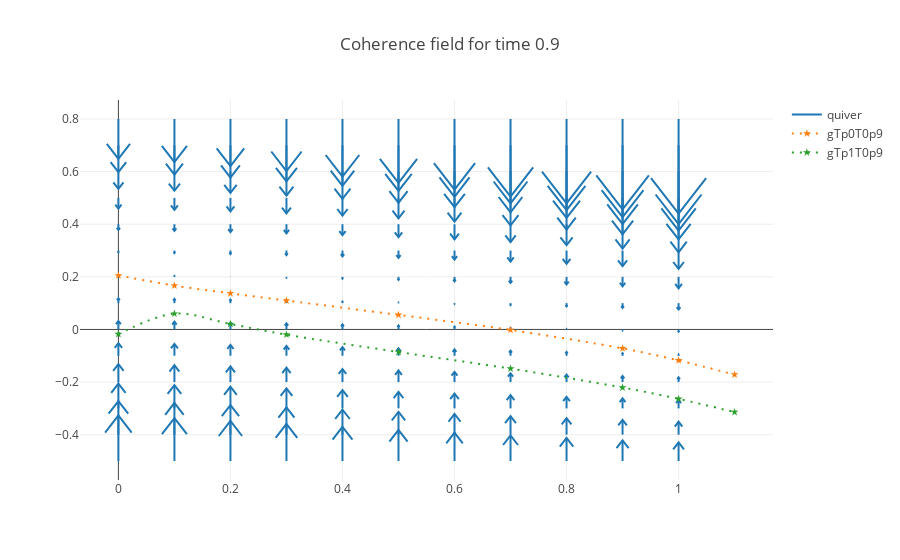

Notebook code for this chart:
### Code cell
'''
7. Graph coherence field for time values

'''

#create a matrix of mesh values
mm,cc = np.meshgrid(np.arange(-0., 1.1, .1), np.arange(-.5, .9, .1))

t = .9
ma = np.array(mm)
ca = np.array(cc)
xList = []
yList = []
uList = []
vList = []
for mi in range(ma.shape[0]):
    for ci in range(ca.shape[1]):
        cIn = torch.Tensor([[t,ma[mi,ci], ca[mi,ci]]])
        cohOut = cohModel(cIn)
        x = ma[mi,ci]
        y = ca[mi,ci]
        u = 0
        v = cohOut.data.numpy()[0,0] #extract value 0.0716
        xList.append(x)
        yList.append(y)
        uList.append(u)
        vList.append(v)

xx = np.array(xList)
yy = np.array(yList)
uu = np.array(uList)
vv = np.array(vList)

fig0 = ff.create_quiver(xx, yy, uu, vv,
       scale=.4,
       arrow_scale=.4,
       name='quiver'
       #,line=dict(width=2)
      )

fig0.layout.title = 'Coherence field for time ' + str(t)
fig0.add_trace(f.data[6]) 
fig0.add_trace(f.data[7]) 
offline.iplot(fig0)

### Figure 1 — Plotly figure (JSON) as saved in the notebook; plotly's stock layout.template omitted (floating-point values rounded to 4 significant figures; data arrays with more than 128 entries replaced by an {"elided": "..."} marker saying what was removed)
{"data": [{"mode": "lines", "name": "quiver", "type": "scatter", "uid": "bf54ebd7-7a1a-480f-a293-e66aaad68d2b", "x": {"elided": "1078 float values"}, "y": {"elided": "1078 float values"}}, {"line": {"dash": "2px,6px", "shape": "spline"}, "marker": {"symbol": "star"}, "name": "gTp0T0p9", "type": "scatter", "uid": "4439fe81-5632-425f-9075-77af136f8380", "x": [0, 0.1, 0.2, 0.3, 0.5, 0.7, 0.9, 1, 1.1], "y": [0.2053, 0.1669, 0.1373, 0.1097, 0.05551, -0.00183, -0.07191, -0.1176, -0.1716]}, {"line": {"dash": "2px,6px", "shape": "spline"}, "marker": {"symbol": "star"}, "name": "gTp1T0p9", "type": "scatter", "uid": "ed1278b3-ab0d-47ad-9608-d004622352a7", "x": [0, 0.1, 0.2, 0.3, 0.5, 0.7, 0.9, 1, 1.1], "y": [-0.01785, 0.05996, 0.02074, -0.01977, -0.08585, -0.149, -0.2208, -0.2639, -0.3142]}], "layout": {"hovermode": "closest", "title": {"text": "Coherence field for time 0.9"}}}
